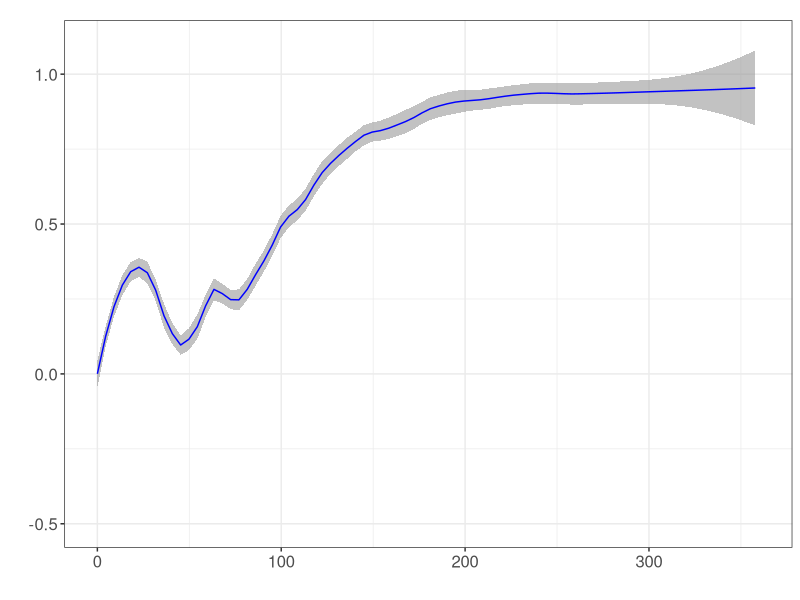

The R source for this figure: (Note: this script raises an error after producing the figure.)
#=====================================================================================================
# Figure 1: Population Level Response for different cell lines
#=====================================================================================================
#         Population level response of BRAF-mutated melanoma cell lines to PLX4720
#         CellLines used: SKMEL5, SKMEL19, SKMEL28, WM88, WM164, WM793, A375
#                 Concentrations for idling phenotype in cell lines:
#         SKMEL5(8uM), SKMEL19(8uM), SKMEL28(16uM), WM88(8uM), WM164(32uM), WM793(16uM), A375(8uM)
#=====================================================================================================
#=====================================================================================================

library(gplots)
require(ggplot2)
setwd("~/Paudel_et_al_2016/SourceData") # Set the working directory;
# Set the output for plots
output <- paste0(substr(getwd(), 1, (nchar(getwd())-nchar("SourceData"))), "Figures") 
fig = "Fig1" # Which figure is this in paper?
output = paste0(output, "/", fig)
#=====================================================================================================
# Read the experimental data
#=====================================================================================================

data <- read.csv("Population_Response_CellLines.csv", header=T, sep=",")
cell <- "SKMEL5"
cnc <- 8
s1 <- subset(data, data$CellLine==cell & data$conc==cnc)
s1$Date <- as.character(s1$Date)

#=====================================================================================================
# Get the plot for the population level response
#=====================================================================================================

ggplot(data = s1, aes(x=s1$Time, y=s1$nl2, col=Date))+ 
  theme_bw()+geom_smooth(span=.25, aes(group=1), method = "loess", size=.5, alpha=0.6, col="blue")+ 
  scale_colour_manual(values="blue") + ylim(-0.5,1.1)+ xlim(0,360)+
  theme(legend.position="none") + theme(axis.text=element_text(size=12)) +
  theme(text = element_text(size=12)) + ggtitle(paste0()) + labs(x="", y="") +
  ggsave(paste0(cell, " + ", cnc, "μΜ.pdf"), path=output, width=3, height=3)

#=====================================================================================================
# Calculate DIP rates
#=====================================================================================================

data <- read.csv("Population_Response_CellLines.csv", header=T, sep=",")
data$drug = "plx"
cnc <- 8
s1 <- subset(data, data$conc==cnc)
s1$Date <- as.character(s1$Date)
#=====================================================================================================
# calculate DIP rates
#=====================================================================================================

dn = data.frame()
for(i in unique(s1$Date)){
  temp = subset(s1, s1$Date==i)
  for(j in unique(temp$CellLine)){
    temp1 = subset(temp, temp$CellLine==j)
    for(l in unique(temp1$conc)){
      temp3 = subset(temp1, temp1$conc==l)
      for(k in unique(temp3$Well)){
        temp2 = subset(temp3, temp3$Well==k)
        s = subset(temp2, temp2$Time>24 & temp2$Time<=100)
        df = data.frame(Date = unique(s$Date), Cell = unique(s$CellLine), Treatment = unique(s$drug),
                        conc = unique(s$conc), Well = unique(s$Well), 
                        rates = coef(lm(l2~Time, data=s))[2])
        dn = rbind(dn, df)
      }
    }
  }
}
calcRates = dn
df = summarySE(calcRates, measurevar = "rates", groupvars = c("Cell", "Treatment", "conc"))
#=====================================================================================================
df = df[(order(df$rates)),]
par(ps = 10, cex = 1, cex.axis = 1)
mp = barplot2(df$rates, beside = T, 
              col=rainbow(nrow(df)), ylab="", 
              main="", font.main=5, sub = "", col.sub = mybarcol, ylim=c(-0.04, 0.04), 
              plot.ci = T, ci.l = df$rates-df$se, ci.u = df$rates+df$se, 
              plot.grid = T)
group = c(as.character((df$Cell)))
group = noquote(group)
labels = paste0(group)
text(mp, par("usr")[3], labels = labels, srt = 45, adj = c(1.1, 1.1), xpd = T, cex = 0.7)
#=====================================================================================================
